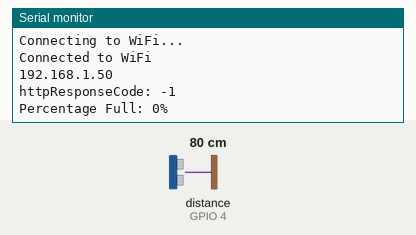
This sketch was run on a simulated ESP32. Parts: the last lines printed to the serial monitor. Wiring (inferred from the names in the program): ultrasonic range finder: trigger GPIO 5; echo GPIO 4. Inputs (shaded band) come from the test bench; at power-on: distance to the obstacle (sensor on GPIO 4) 80 cm. The echo pulse lasts 58.3 µs per cm; WiFi joins after 1.5 s; servers stay silent unless stated.

Above: at 3.2 s.
3.3 s: distance to the obstacle (sensor on GPIO 4) set to 2 cm
At 5.2 s:
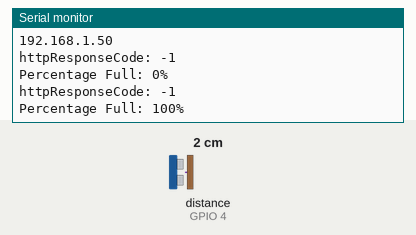
6.2 s: distance to the obstacle (sensor on GPIO 4) set to 4 cm
At 8.1 s:
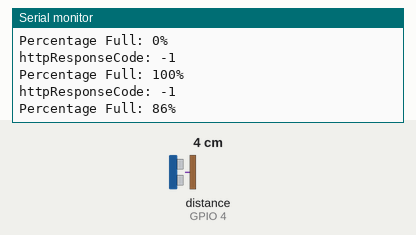
Timing chart, 0 to 9.6 s (numbered marks = the images above; inputs shaded):
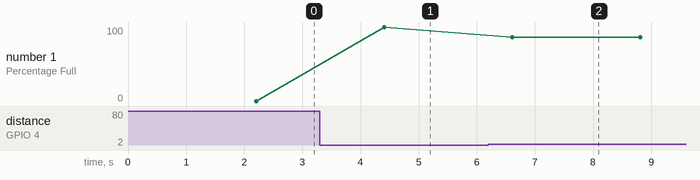

Measured:
- after the input at 3.3 s, the serial monitor: prints a new line after 1.1 s (image 1)
- after the input at 6.2 s, the serial monitor: prints a new line after 0.41 s (image 2)
- plotted number 1: 0 → 100 after the input at 3.3 s, 100 → 86 after the input at 6.2 s

The sketch:

arduino_ultraSonic_v1.ino
```cpp
#include <HTTPClient.h>
#include <WiFi.h>

int trigPin = 5;    // Trigger
int echoPin = 4;    // Echo
long duration, cm, inches;

void setup() {
  WiFi.begin("CasyRose", "casyrose123456");
  while (WiFi.status() != WL_CONNECTED) {
    Serial.println("Connecting to WiFi...");
    delay(1000);
  }
  Serial.println("Connected to WiFi");
  Serial.println(WiFi.localIP());
  Serial.begin(9600);

  pinMode(trigPin, OUTPUT);
  pinMode(echoPin, INPUT);
}

void loop() {
  String url = "http://172.20.10.3:5000";
  HTTPClient http;

  digitalWrite(trigPin, LOW);
  delayMicroseconds(5);
  digitalWrite(trigPin, HIGH);
  delayMicroseconds(10);
  digitalWrite(trigPin, LOW);

  pinMode(echoPin, INPUT);
  duration = pulseIn(echoPin, HIGH);

  cm = (duration / 2) / 29.1;  // Calculate distance in cm

  // Ensure that the calculated distance is within the specified range
  cm = constrain(cm, 2, 17);

  // Invert the mapping to get the percentage
  int percentage = map(cm, 17, 2, 0, 100);

  String urlss = url + "/live-data/" + percentage;
  http.begin(urlss);
  int httpResponseCode = http.GET();
  String payload = http.getString();

  Serial.print("httpResponseCode: ");
  Serial.println(httpResponseCode);
  Serial.print("Percentage Full: ");
  Serial.print(percentage);
  Serial.println("%");

  delay(2000);
}
```
